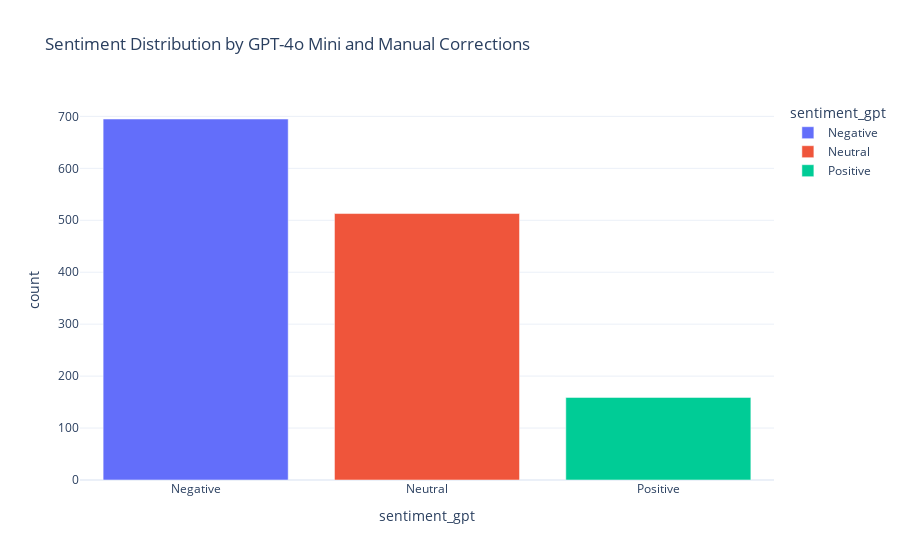

Notebook code cell kept with this figure:
### Code cell
sentiment_counts_gpt = data['sentiment_gpt'].value_counts().reset_index()
fig = px.bar(sentiment_counts_gpt, x='sentiment_gpt', y='count', title='Sentiment Distribution by GPT-4o Mini and Manual Corrections', color='sentiment_gpt', 
             template="plotly_white") 
fig.show()

### Figure 1 — Plotly figure (JSON) as saved in the notebook; plotly's stock layout.template omitted (floating-point values rounded to 4 significant figures)
{"data": [{"alignmentgroup": "True", "hovertemplate": "sentiment_gpt=%{x}<br>count=%{y}<extra></extra>", "legendgroup": "Negative", "marker": {"color": "#636efa", "pattern": {"shape": ""}}, "name": "Negative", "offsetgroup": "Negative", "orientation": "v", "showlegend": true, "textposition": "auto", "type": "bar", "x": ["Negative"], "xaxis": "x", "y": [695], "yaxis": "y"}, {"alignmentgroup": "True", "hovertemplate": "sentiment_gpt=%{x}<br>count=%{y}<extra></extra>", "legendgroup": "Neutral", "marker": {"color": "#EF553B", "pattern": {"shape": ""}}, "name": "Neutral", "offsetgroup": "Neutral", "orientation": "v", "showlegend": true, "textposition": "auto", "type": "bar", "x": ["Neutral"], "xaxis": "x", "y": [513], "yaxis": "y"}, {"alignmentgroup": "True", "hovertemplate": "sentiment_gpt=%{x}<br>count=%{y}<extra></extra>", "legendgroup": "Positive", "marker": {"color": "#00cc96", "pattern": {"shape": ""}}, "name": "Positive", "offsetgroup": "Positive", "orientation": "v", "showlegend": true, "textposition": "auto", "type": "bar", "x": ["Positive"], "xaxis": "x", "y": [159], "yaxis": "y"}], "layout": {"barmode": "relative", "legend": {"title": {"text": "sentiment_gpt"}, "tracegroupgap": 0}, "title": {"text": "Sentiment Distribution by GPT-4o Mini and Manual Corrections"}, "xaxis": {"anchor": "y", "categoryarray": ["Negative", "Neutral", "Positive"], "categoryorder": "array", "domain": [0, 1], "title": {"text": "sentiment_gpt"}}, "yaxis": {"anchor": "x", "domain": [0, 1], "title": {"text": "count"}}}}
